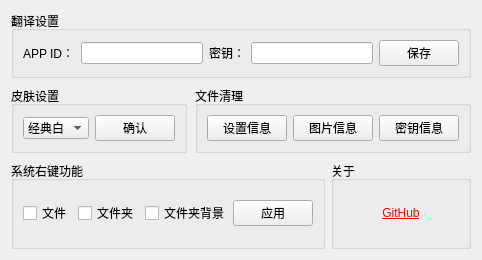
        <widget class="QWidget" name="tab_4">
         <attribute name="title">
          <string>其它设置</string>
         </attribute>
         <layout class="QVBoxLayout" name="verticalLayout_4">
          <property name="spacing">
           <number>8</number>
          </property>
          <item>
           <widget class="QGroupBox" name="groupBox_17">
            <property name="title">
             <string>翻译设置</string>
            </property>
            <layout class="QHBoxLayout" name="horizontalLayout_26">
             <item>
              <widget class="QLabel" name="label_18">
               <property name="maximumSize">
                <size>
                 <width>16777215</width>
                 <height>20</height>
                </size>
               </property>
               <property name="text">
                <string>APP ID：</string>
               </property>
              </widget>
             </item>
             <item>
              <widget class="QLineEdit" name="line_APP_ID"/>
             </item>
             <item>
              <widget class="QLabel" name="label_19">
               <property name="text">
                <string>密钥：</string>
               </property>
              </widget>
             </item>
             <item>
              <widget class="QLineEdit" name="line_PASS_WORD"/>
             </item>
             <item>
              <widget class="QPushButton" name="pBtn_Save_Tran_Info">
               <property name="cursor">
                <cursorShape>PointingHandCursor</cursorShape>
               </property>
               <property name="toolTip">
                <string>保存翻译验证信息</string>
               </property>
               <property name="text">
                <string>保存</string>
               </property>
              </widget>
             </item>
            </layout>
           </widget>
          </item>
          <item>
           <layout class="QHBoxLayout" name="horizontalLayout_27">
            <item>
             <widget class="QGroupBox" name="groupBox_16">
              <property name="title">
               <string>皮肤设置</string>
              </property>
              <layout class="QHBoxLayout" name="horizontalLayout_8">
               <item>
                <widget class="QComboBox" name="comboBox_3">
                 <property name="cursor">
                  <cursorShape>OpenHandCursor</cursorShape>
                 </property>
                 <item>
                  <property name="text">
                   <string>经典白</string>
                  </property>
                 </item>
                 <item>
                  <property name="text">
                   <string>残酷灰</string>
                  </property>
                 </item>
                 <item>
                  <property name="text">
                   <string>清华紫</string>
                  </property>
                 </item>
                 <item>
                  <property name="text">
                   <string>北大红</string>
                  </property>
                 </item>
                </widget>
               </item>
               <item>
                <widget class="QPushButton" name="pushButton_5">
                 <property name="cursor">
                  <cursorShape>PointingHandCursor</cursorShape>
                 </property>
                 <property name="toolTip">
                  <string>应用并保存皮肤</string>
                 </property>
                 <property name="text">
                  <string>确认</string>
                 </property>
                </widget>
               </item>
              </layout>
             </widget>
            </item>
            <item>
             <widget class="QGroupBox" name="groupBox_18">
              <property name="title">
               <string>文件清理</string>
              </property>
              <layout class="QHBoxLayout" name="horizontalLayout_24">
               <item>
                <widget class="QPushButton" name="pushButton_7">
                 <property name="cursor">
                  <cursorShape>PointingHandCursor</cursorShape>
                 </property>
                 <property name="toolTip">
                  <string>清除后，恢复最初的设置</string>
                 </property>
                 <property name="text">
                  <string>设置信息</string>
                 </property>
                </widget>
               </item>
               <item>
                <widget class="QPushButton" name="pushButton_6">
                 <property name="cursor">
                  <cursorShape>PointingHandCursor</cursorShape>
                 </property>
                 <property name="toolTip">
                  <string>不会清除已经下载的图片，只会清除最近图片的信息。</string>
                 </property>
                 <property name="text">
                  <string>图片信息</string>
                 </property>
                </widget>
               </item>
               <item>
                <widget class="QPushButton" name="pushButton_8">
                 <property name="cursor">
                  <cursorShape>PointingHandCursor</cursorShape>
                 </property>
                 <property name="toolTip">
                  <string>清除翻译的密钥，下次启动时将无法使用已经清除的密钥</string>
                 </property>
                 <property name="text">
                  <string>密钥信息</string>
                 </property>
                </widget>
               </item>
              </layout>
             </widget>
            </item>
           </layout>
          </item>
          <item>
           <layout class="QHBoxLayout" name="horizontalLayout_28">
            <property name="spacing">
             <number>6</number>
            </property>
            <item>
             <widget class="QGroupBox" name="groupBox_7">
              <property name="minimumSize">
               <size>
                <width>314</width>
                <height>88</height>
               </size>
              </property>
              <property name="maximumSize">
               <size>
                <width>314</width>
                <height>88</height>
               </size>
              </property>
              <property name="title">
               <string>系统右键功能</string>
              </property>
              <layout class="QHBoxLayout" name="horizontalLayout_11">
               <item>
                <widget class="QCheckBox" name="chkFile">
                 <property name="cursor">
                  <cursorShape>PointingHandCursor</cursorShape>
                 </property>
                 <property name="toolTip">
                  <string>右键单击文件时，出现“复制路径”选项</string>
                 </property>
                 <property name="text">
                  <string>文件</string>
                 </property>
                </widget>
               </item>
               <item>
                <widget class="QCheckBox" name="chkFolder">
                 <property name="cursor">
                  <cursorShape>PointingHandCursor</cursorShape>
                 </property>
                 <property name="toolTip">
                  <string>右键单击文件夹时，出现“复制路径”选项</string>
                 </property>
                 <property name="text">
                  <string>文件夹</string>
                 </property>
                </widget>
               </item>
               <item>
                <widget class="QCheckBox" name="chkFolderBack">
                 <property name="cursor">
                  <cursorShape>PointingHandCursor</cursorShape>
                 </property>
                 <property name="toolTip">
                  <string>右键单击空白处时（如桌面），显示“复制路径”选项</string>
                 </property>
                 <property name="text">
                  <string>文件夹背景</string>
                 </property>
                </widget>
               </item>
               <item>
                <widget class="QPushButton" name="pBtnApply_2">
                 <property name="cursor">
                  <cursorShape>PointingHandCursor</cursorShape>
                 </property>
                 <property name="toolTip">
                  <string>立即修改注册表</string>
                 </property>
                 <property name="styleSheet">
                  <string notr="true"/>
                 </property>
                 <property name="text">
                  <string>应用</string>
                 </property>
                </widget>
               </item>
              </layout>
             </widget>
            </item>
            <item>
             <widget class="QGroupBox" name="groupBox_19">
              <property name="minimumSize">
               <size>
                <width>0</width>
                <height>88</height>
               </size>
              </property>
              <property name="maximumSize">
               <size>
                <width>16777215</width>
                <height>88</height>
               </size>
              </property>
              <property name="title">
               <string>关于</string>
              </property>
              <layout class="QVBoxLayout" name="verticalLayout_14">
               <property name="spacing">
                <number>6</number>
               </property>
               <item>
                <widget class="QPushButton" name="pushButton_9">
                 <property name="cursor">
                  <cursorShape>PointingHandCursor</cursorShape>
                 </property>
                 <property name="toolTip">
                  <string>https://github.com/yjmthu/Speed-Box</string>
                 </property>
                 <property name="styleSheet">
                  <string notr="true">QPushButton{
color: red;
font: italic 9pt &quot;Adobe Devanagari&quot;;
text-decoration: underline;
}</string>
                 </property>
                 <property name="text">
                  <string>GitHub</string>
                 </property>
                 <property name="flat">
                  <bool>true</bool>
                 </property>
                </widget>
               </item>
              </layout>
             </widget>
            </item>
           </layout>
          </item>
         </layout>
        </widget>
